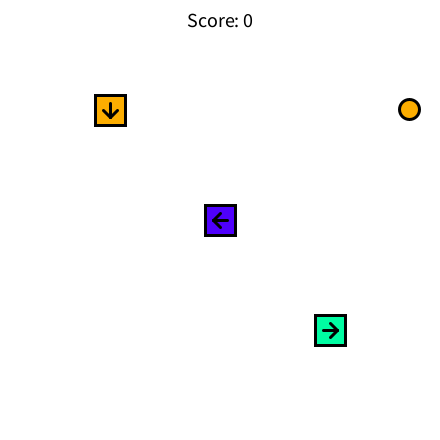
Frame 1 (no input)
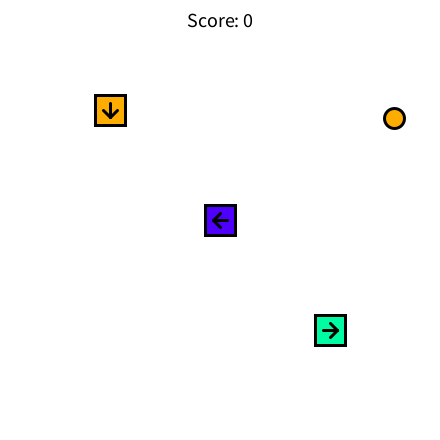
Frame 60 (the mouse pressed at the canvas centre just before this capture)
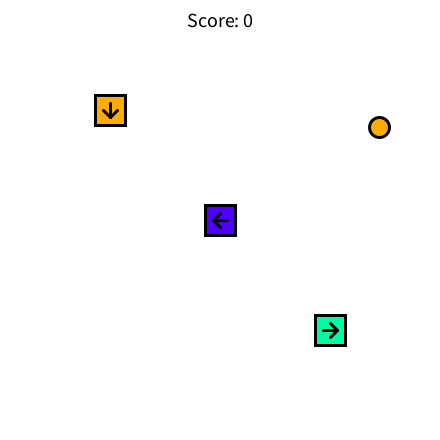
Frame 120 (the mouse held since frame 60 and released just before this capture)

The Processing sketch that drew these frames (run headless with seeded random() and noise(); from frame 60 on, the mouse is pressed at the canvas centre):

// Processing sketch: processing_116607
// ── processing_116607.pde

// flight controller
ArrayList<Unit> units = new ArrayList<Unit>();
ArrayList<PVector> zones = new ArrayList<PVector>();
 
boolean flag= false;
 
PVector mpos = new PVector();
int gameState = 0;
 
int score = 0;
 
// init
void setup() {
   
  size(440,440);
  smooth();
  rectMode(CENTER);
  textAlign(CENTER, CENTER);
  textSize(20);
   
  sss();
   
}
 
 
// update
void draw() {
 
rectMode(CORNER);
   
  // bg
  background(255);
   
  // mouse pos
  mpos.x = mouseX;
  mpos.y = mouseY;
   
  if(gameState == 0) {
     
    float f = 7.0;
   
    // zones
    for(PVector z : zones) {
      pushStyle();
      strokeWeight(3.0);
      color c = color(#FCAD00);
      if(z.z == 2) c = color(#4F00FC);
      if(z.z == 3) c = color(#00FCA2);
      fill(c);
      rect(z.x-15,z.y-15,30,30);
      if(z.z == 1) {
        line(z.x, z.y - f, z.x, z.y + f);
        line(z.x, z.y + f, z.x + f, z.y);
        line(z.x, z.y + f, z.x - f, z.y);
      }
      if(z.z == 2) {
        line(z.x - f, z.y, z.x + f, z.y);
        line(z.x - f, z.y, z.x, z.y + f);
        line(z.x - f, z.y, z.x, z.y - f);
      }
      if(z.z == 3) {
        line(z.x - f, z.y, z.x + f, z.y);
        line(z.x + f, z.y, z.x, z.y + f);
        line(z.x + f, z.y, z.x, z.y - f);
      }
      popStyle();
    }
     
    // units
    for( int i = units.size()-1; i >= 0; i--) {
      Unit u = units.get(i);
      u.update();
      u.draw();
      // delete
      for(PVector z : zones) {
        if(u.pos.dist(new PVector(z.x,z.y)) < 20 && int(z.z)==u.type) {
          boolean doit = false;
          if(u.type == 1 && u.vel.y > 0.3) doit = true;
          if(u.type == 2 && u.vel.x < - 0.3) doit = true;
          if(u.type == 3 && u.vel.x > 0.3) doit = true;
          if(doit) {
            units.remove(i);
            score++;
          }
        }
      }
    }
     
    fill(0);
    stroke(0);
    text("Score: " + str(score), width/2, 20);
   
  } else {
    fill(0);
    stroke(0);
    text("GAME OVER", width/2, 20);
    text("Score: " + str(score), width/2, 40);
    if(!mousePressed) flag = false;
    if(mousePressed && !flag) {gameState = 0; sss();}
  }
   
   
   
}
 
 
// init
void sss() {
  score = 0;
  float interval = 100;
  units = new ArrayList<Unit>();
  for(int i = 0; i < 100; i++) {
    Unit u = new Unit();
    u.pos = new PVector(random(width), random(height));
    u.pos = new PVector(width/2, height/2);
    PVector d = new PVector(-1+random(2), -1+random(2));
    d.normalize();
    d.mult(width/2 + i * interval);
    u.pos.add(d);
    d.normalize();
    d.mult(-0.3);
    u.vel = d.get();
    u.type = 1;
    if(random(1) < 0.3) u.type = 2;
    if(random(1) < 0.3) u.type = 3;
    units.add(u);
    interval = max(50, interval - 1);
  }
   
  zones = new ArrayList<PVector>();
  for(int i = 0; i < 3; i++) {
    PVector z = new PVector((i+1)*width/4, (i+1)*width/4, i+1);
    zones.add(z);
  }
}
 
 
// unit object
class Unit {
   
  float r = 10.0;
  PVector pos = new PVector();
  PVector vel = new PVector();
  boolean dragged = false;
  boolean init = false;
  int type = 0;
  ArrayList<PVector> path = new ArrayList<PVector>();
   
  Unit() {
  }
   
  void update() {
    // start drag
    if(mousePressed && mpos.dist(pos) < r && !flag) {
      flag = true;
      dragged = true;
      path = new ArrayList<PVector>();
    }
    if(path.size() > 0) {
      if(mousePressed && mpos.dist(path.get(path.size()-1)) < r && !flag) {
        flag = true;
        dragged = true;
      }
    }
    // undrag
    if(!mousePressed) {
      flag = false;
      dragged = false;
    }
    // drag
    if(dragged) {
      if(path.size() > 0) {
        PVector p = path.get(path.size()-1).get();
        if(mpos.dist(p) > 4) {
          path.add(mpos.get());
        }
      } else {
        path.add(mpos.get());
      }
    }
    // move toward path
    if(path.size() >= 1) {
      vel = path.get(0).get();
      vel.sub(pos);
      vel.normalize();
      vel.mult(0.4);
      pos.add(vel);
      // get there
      if(pos.dist(path.get(0).get()) < r) {
        path.remove(0);
      }
    } else {
      pos.add(vel);
    }
    // bounce
    if(init) {
      if(pos.x < 0-3*r || pos.x > width + 3*r) {pos.x = constrain(pos.x, -3*r, width+3*r); vel.x *= -1;}
      if(pos.y < 0-3*r || pos.y > height + 3*r) {pos.y = constrain(pos.y, -3*r, height+3*r); vel.y *= -1;}
    }
    // in screen
    if(pos.x > 0 && pos.x < width && pos.y > 0 && pos.y < height) init = true;
     
    // collision
    for(Unit u : units) {
      if(pos.dist(u.pos) < 2*r && !pos.equals(u.pos) && init && u.init) {
        gameState = 1;
      }
    }
     
  }
   
  void draw() {
    pushStyle();
    noFill();
    color c = color(#FCAD00);
    if(type == 2) c = color(#4F00FC);
    if(type == 3) c = color(#00FCA2);
    fill(c);
    stroke(0);
    strokeWeight(3.0);
    ellipse(pos.x, pos.y, r*2, r*2);
    popStyle();
    // path
    if(path.size() > 0) {
      pushStyle();
      noFill();
      stroke(0,100);
      strokeWeight(2.0);
      beginShape();
      vertex(pos.x,pos.y);
      for(PVector p : path) {
        vertex(p.x,p.y);
      }
      endShape();
      popStyle();
      pushStyle();
      noFill();
      stroke(0);
      strokeWeight(3.0);
      ellipse(path.get(path.size()-1).x,path.get(path.size()-1).y, 5,5);
      popStyle();
    }
  }
   
};
